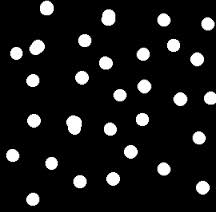
%> input picture morphology/TD3/images/circles.jpg, 216 x 212 px, given in place of circles.png, which was not available
$ octave TD6_correction.m   (GNU Octave 9; MATLAB toolbox functions it lacks are replaced by stand-ins)
%> lines starting %> are read from the running program, lines starting %| are printed output that depends on the picture; in (x1, y1, x2, y2) boxes, pixels count from 0 and x2, y2 are one past the last pixel; in counts of white or black regions, pixels touching at a corner belong together; the program's own positions count from 1; pictures that were not available may be replaced by others from this repository, and a replacement may not be noted
%% Mathematical Morphology - Watershed segmentation
% Assignment 6
%
%  Nom :
%  Prénom :
%
% In this assignment, you will learn about the watershed transformation and
% its applications : separation of overlapping blobs and segmentation.
% You will use the Matlab function 'watershed' which can find the catchment
% basins and watershed lines for any grayscale image.


%% PART 1 - Distance transform and Watershed
%
% Combined with a distance transform, the watershed transformation can help
% separating touching objects. In this part, you will study the 2D
% example provided by Matlab. This example presents the task of separating two
% touching objects in a binary image. Second, you will apply the method to
% separate the touching circles in a binary image.
%
% Links :
%
% * <http://www.mathworks.com http://www.mathworks.fr/company/newsletters/articles/the-watershed-transform-strategies-for-image-segmentation.html>
% * <http://cmm.ensmp.fr/~beucher/wtshed.html>
%
% *Explications du code de l'exemple de matlab*
%
% a) In step b), why is the distance transform applied to the complement of
% the binary image, not to the image ?
%
% Réponse : sinon on calculerait la fonction distance en dehors des objets
%
% b) In step c), why do we complement the image D ?
%
% Réponse : pour que les max de la fonction distance deviennent des min
%
% c) In step c), explain the instruction D(~bw) = -Inf
%
% Réponse :
%
% Le signe ~ correspond à l'opérateur NON logique. Lorsque les
% valeurs sont égales à 0, elles prennent la valeur 1 et sinon, elles
% prennent la valeur 0. Le résultat est une image binaire (logical).
%
% D(~bw) = -Inf : permet de mettre la valeur -Inf au niveau des pixels du
% fond égaux à 0 afin de créer un minimum au niveau du fond et obtenir les
% frontières des objets.

%% 1.1. Segmentation of connected circles
%
% The studied image is a binary image of connected circles.

clear all;
close all;

IBW=imread('circles.png');
%> IBW is the input picture: size 212x216x3 uint8; min 0, max 255, mean 24.4
figure(1), imshow(IBW)

%% 1.2. Segment (and disconnect) the circles using a distance transform
%
% Pour calculer la distance intra-objets, il faut utiliser le
% complementaire de l'image.

D=bwdist(~IBW);
figure(2), imshow(D,[ ]), title('fonction distance')

%%%
% Le fond est à 0, dans les objets, la distance
% augmente lorsque l'on s'éloigne des bords.

D = -D;
imshow(D, [ ]);
% Suppression des minima non significatifs
D=imhmin(D,2);
imshow(D, [ ]);
L = watershed(D);
%> L: size 212x648 uint8; 243 distinct labels, from 0 to 242
imshow(L, [ ]);
% Les points à 0 sont la ligne de partage des eaux, les labels représentent
% les bassins versants.
rgb = label2rgb(L);
figure(3), imshow(rgb), title('Watershed avec les bassins versants')

% Mise à 0 des points de la LPE dans l'image initiale
IBWW=IBW;
IBWW(L==0)=0;
%> IBWW: size 212x216x3 uint8; 0.03% of pixels changed, all inside (x1, y1, x2, y2) = (25, 28, 190, 52)
figure(4),imshow(IBWW);
title('Watershed transform with euclidean distance');

%% 1.3. In this approach, what is the main parameter ?
% Modify it to observe its influence.
%
% Answer :  the distance function

D = bwdist(~IBW,'cityblock');
D = -D;
D=imhmin(D,2);
L = watershed(D);
%> L: size 212x648 uint8; 243 distinct labels, from 0 to 242
IBWW=IBW;
IBWW(L==0)=0;
%> IBWW: size 212x216x3 uint8; 0.03% of pixels changed, all inside (x1, y1, x2, y2) = (25, 29, 190, 52)
figure(5), imshow(IBWW)
title('Watershed transform with cityblock distance')

D = bwdist(~IBW,'chessboard');
D = -D;
D=imhmin(D,2);
L = watershed(D);
%> L: size 212x648 uint8; 243 distinct labels, from 0 to 242
IBWW=IBW;
IBWW(L==0)=0;
%> IBWW: size 212x216x3 uint8; 0.03% of pixels changed, all inside (x1, y1, x2, y2) = (25, 28, 190, 58)
figure(6), imshow(IBWW)
title('Watershed transform with chessboard distance')

D = bwdist(~IBW,'quasi-euclidean');
D = -D;
D=imhmin(D,2);
L = watershed(D);
%> L: size 212x648 uint8; 243 distinct labels, from 0 to 242
IBWW=IBW;
IBWW(L==0)=0;
figure(7), imshow(IBWW)
title('Watershed transform with quasi-euclidean distance')

%%%
% Observations : On note qui'il y a des petites différences dans les résultats en
% fonction de la distance utilisée

%% PART 2 - Minima imposition
% You can emphasize specific minima (dark objects) in an image using the imimposemin function.
% The imimposemin function uses morphological reconstruction to eliminate all minima
% from the image except the minima you specify.
%
% To illustrate the process of imposing a minimum, this code creates a simple image
% containing two primary regional minima and several other regional minima.

clear all;
close all;

mask = uint8(10*ones(10,10));
mask(6:8,6:8) = 2;
mask(2:4,2:4) = 7;
mask(3,3) = 3;
mask(2,9) = 9;
mask(3,8) = 9;
mask(9,2) = 9;
mask(8,3) = 9

figure(1),imagesc(mask),colormap('gray');

%% 2.1. Creating a Marker Image
%
% To obtain an image that emphasizes the two deepest minima and removes all others,
% create a marker image that pinpoints the two minima of interest. You can create
% the marker image by explicitly setting certain pixels to specific values or by
% using other morphological functions to extract the features you want to emphasize
% in the mask image (ultimate erosion, minr, maxr, ..).
%
% -> Propose a method to extract the two deepest minima
%
% This example uses imextendedmin to get a binary image that shows the
% locations of the two deepest minima.

marker = imextendedmin(mask,2)
figure(2),imagesc(marker),colormap('gray');

%% 2.2. Applying the Marker Image to the Mask
%
% a) Now use imimposemin to create new minima in the mask image at the points
% specified by the marker image.
%
% Note how imimposemin sets the values of pixels specified by the marker
% image to the lowest value supported by the datatype (0 for uint8 values).

I = imimposemin(mask,marker)
figure(3),imagesc(I),colormap('gray');

%%%
% b) Comment the result
%
% imimposemin also changes the values of all
% the other pixels in the image to eliminate the other minima.
%
% Remark : you can modify the test image values to understand the method.

%% PART 3 - Marker-controlled Watershed
%
% If the imaging conditions are not optimal or the image is cluttered,
% thresholding does not produce acceptable segmentation.

%% 3.1.Segmentation of vertical stripes
%
% *3.1.1. Open the image 'fabricTexture.jpg' and threshold it.*
clear all;
close all;

I=imread('fabricTexture.jpg');
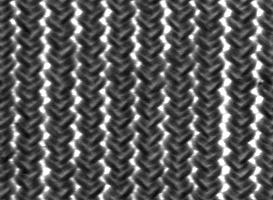
%> input picture morphology/TD6/fabricTexture.jpg, 273 x 200 px
%> I is the input picture: size 200x273x3 uint8; min 0, max 255, mean 90.4
I=rgb2gray(I);
%> I: size 200x273 uint8
figure(1), imshow(I), title('Image originale')


I2=I;
level = graythresh(I);
%> level = 0.525
IBW = im2bw(I,level);
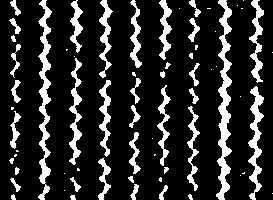
%> IBW: size 200x273 logical; 17.1% white; 66 white regions (26 under 20 px), largest, box (x1, y1, x2, y2) and area: (216, 0, 232, 200) 1473, (38, 0, 52, 200) 1217, (248, 86, 264, 200) 761
figure(2), imshow(IBW), title('Image seuillée')

%%%
% Comment the result : les stripes ne sont pas séparées correctement par seuillage.

%%%
% *3.1.2. Apply a marker-controlled Watershed segmentation to detect
% white vertical stripes.*
%
% The goal is to obtain a result image similar to the given
% fabricTextureSeg.jpg

Ires=imread('fabricTextureSeg.jpg');
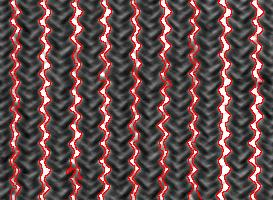
%> input picture morphology/TD6/fabricTextureSeg.jpg, 273 x 200 px
%> Ires is the input picture: size 200x273x3 uint8; mean R, G, B 98.8, 74.8, 74.7
figure(3),imshow(Ires), title('Segmentation à obtenir')

%%%
% Hint : read the Matlab demo : Image Processing-> Image
% Segmentation -> Marker-controlled watershed segmentation.

%%%
% *3.1.2.1. Definition of internal markers*
%
% Objectif : on veut imposer des minima entre les bandes pour que les eaux
% se séparent au niveau des centres des bandes blanches.

Idil=imdilate(I2, strel('rectangle',[40 10]));
figure(4),imshow(Idil),title('Dilatation par un rectangle vertical')

%%%
% On garde comme marqueurs les minimas qui ont une
% amplitude supérieure à 100.

Idilemin = imextendedmin(Idil,100);
%> Idilemin: size 200x273 logical; 36.7% white; 10 white regions, largest, box (x1, y1, x2, y2) and area: (198, 0, 216, 200) 2405, (54, 0, 68, 200) 2336, (114, 0, 129, 200) 2317
figure(5),imshow(Idilemin), title('Marqueurs entre les stripes')

%%%
% Ces minima régionaux nous servent de marqueurs pour la ligne de partage des eaux.
% Remarque si on prend un seuil trop bas --> on va récupérer des minima
% régionaux, qui correspondent à des petites zones du fond des vallées.


%%%
% *3.1.2.2. Definition of external markers*
%
% External markers are obtained through a watershed on the original image
% after minima imposition with internal markers.

L=watershed(imimposemin(I2,Idilemin));
%> L: size 200x273 uint8; 11 distinct labels, from 0 to 10
figure(6), imshow(L==0), title('Marqueurs sur les stripes')

%%%
% Fusion des 2 ensembles de marqueurs

marker=(L==0) | Idilemin;
figure(7), imshow(marker), title('Marqueurs fusionnés');

%%%
% *3.1.2.3. Watersehd segmentation*
%
% Calcul du gradient morphologique

el=strel('disk',1);
grad=imdilate(I2,el)-imerode(I2,el);
figure(8), imshow(grad), title('Gradient morphologique');

%%%
% Watershed final sur le gradient en imposant les min à partir des
% marqueurs internes et externes fusionnés

L2=watershed(imimposemin(grad,marker));
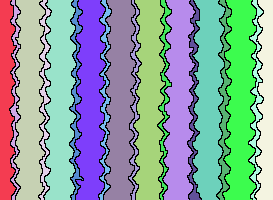
%> L2: size 200x273 uint8; 20 distinct labels, from 0 to 19; one colour per label, 0 black
figure(9), imshow(L2==0), title('LPE sur le gradient avec marqueurs')

% Mise à 0 des points détectés
I(L2==0)=0;

% modification de la lut
map=gray(256);
map(1,:)=[1 0 0];

figure(10)
imshow(I), title('Segmentation finale')
colormap(map)


%% 3.2. Segmentation of the beef image
%
% *3.2.1. Open the image 'boeuf.jpg'*

clear all
close all
I=rgb2gray(imread('boeuf.jpg'));
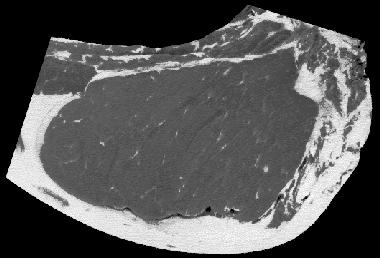
%> input picture morphology/TD6/boeuf.jpg, 380 x 258 px
%> I: size 258x380 uint8; min 0, max 255, mean 85.3
figure(1), imshow(I), title('Image initiale')

level = graythresh(I);
%> level = 0.514
IBW1 = im2bw(I,level);
%> IBW1: size 258x380 logical; 20.8% white; 128 white regions (107 under 20 px), largest, box (x1, y1, x2, y2) and area: (6, 27, 372, 254) 16462, (85, 53, 266, 91) 943, (294, 50, 330, 104) 888
figure(2), imshow(IBW1), title('Image seuillée')

%%%
% Comment the result : impossible de détecter la zone centrale.

%%%
% *3.2.2. Apply a marker-controlled Watershed segmentation to detect
% the steak.*
%
% The goal is to obtain a result image similar to the
% given boeufSeg.jpg

Ires=imread('boeufSeg.jpg');
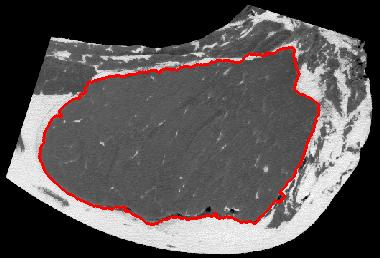
%> input picture morphology/TD6/boeufSeg.jpg, 380 x 258 px
%> Ires is the input picture: size 258x380x3 uint8; mean R, G, B 87.7, 82.2, 82.1
figure(3),imshow(Ires), title('Segmentation à obtenir')

%%%
% *3.2.2.1. Definition of internal markers*
%
% Le principe est de segmenter grossièrement l'image et de garder une zone
% centrale servant de marqueur.

% Segmentation de l'image
IBW = im2bw(I,0.1); % avec 0.01, on voit du bruit autour du contour, 0.1 OK
%> IBW: size 258x380 logical; 68.4% white; 17 black regions (16 under 20 px), largest, box (x1, y1, x2, y2) and area: (0, 0, 380, 258) 30932
figure(4);imshow(IBW), title('Pré-segmentation')

IBWcl = imclose(IBW,strel('disk',3));
%> IBWcl: size 258x380 logical; 68.6% white; 1 black region, box (x1, y1, x2, y2) and area: (0, 0, 380, 258) 30823
figure(5);imshow(IBWcl), title('Fermeture')

IBWint = imerode(IBWcl,strel('disk',80));
%> IBWint: size 258x380 logical; 9% white; 1 white region, box (x1, y1, x2, y2) and area: (101, 93, 293, 175) 8786
figure(6);imshow(IBWint), title('Erosion pour garder le centre');

%%%
% *3.2.2.2. Definition of external markers*
%
% On commence par détecter un marqueur des bords externes qui est assez
% éloigné de la zone à segmenter. Pour mieux positionner le contours lors
% de la segmentation finale, on réalise une segmentation fine des zones
% externes par une première LPE sur l'image originale.

IBWbord = IBWcl-imerode(IBWcl,strel('disk',13));
%> IBWbord: size 258x380 double; values 0 (black) and 1 (white), 12.2% white; 2 white regions (1 under 20 px), largest, box (x1, y1, x2, y2) and area: (4, 5, 373, 254) 12006
figure(7);imshow(IBWbord), title('Marqueurs bord externe')

% Marqueurs plus précis obtenus par une LPE sur l'image originale
IBWext = watershed(imimposemin(I,IBWint+IBWbord))==0;
%> IBWext: size 258x380 logical; 1.5% white in thin lines or dots, all inside (x1, y1, x2, y2) = (0, 43, 341, 258)
figure(8);imshow(IBWext), title('Marqueurs externes précis')

% Marqueurs fusionnés
Imarker=IBWint | IBWext;
%> Imarker: size 258x380 logical; 10.4% white; 3 white regions, box (x1, y1, x2, y2) and area: (101, 93, 293, 175) 8786, (26, 43, 341, 239) 1238, (0, 204, 50, 258) 184
figure(9);imshow(Imarker), title('Marqueurs fusionnés')

%%%
% *3.2.2.3. Watersehd segmentation*
%
% Calcul de l'image de gradient morphologique
%
% Observe the gradient image. The contour is not closed !! It's possible to
% filter the image to improve its content.

% Pre-processing : on enlève les filaments gris trop petits
I2=imclose(I,strel('disk',4));

% Morphological gradient (on peut utiliser aussi les autres gradients
% morphologiques)
Gmag1=imdilate(I2,strel('disk',2))-I2;
figure(10);imshow(Gmag1,[]), title('Morphological gradient');

% Linear gradient par filtre de sobel
h=fspecial('sobel');
gx=imfilter( double(I2), h , 'replicate' );
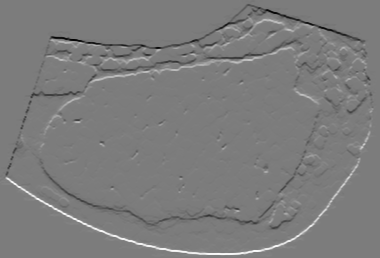
%> gx: size 258x380 double; min -909, max 950, mean 0; drawn with min black and max white
gy=imfilter( double(I2), h' , 'replicate' );
Gmag2=sqrt(gx.^2 + gy.^2);
figure(11);imshow(Gmag2,[]), title('Linear gradient');

% Watershed segmentation for the two gradient with imposed marker image
L1=watershed(imimposemin(Gmag1,Imarker));
L2=watershed(imimposemin(Gmag2,Imarker));

% Watershed plotted on the original image
IF1=I-1;
IF1(L1==0)=255;
IF2=I-1;
IF2(L2==0)=255;

% Modification de la lut
map=gray(256);
map(256,:)=[1 0 0];

figure(12)
imshow(IF1), title('Watershed with morphological gradient');
colormap(map)

figure(13)
imshow(IF2), title('Watershed with linear gradient');
colormap(map)

%%%
% Remarques : le gradient linéaire donne un résultat plus précis. Le
% prétraitement par fermeture permet de supprimer la zone protubérante en
% bas à droite. La taille optimale pour la fermeture est de 4. Une valeur
% plus élevée supprime des parties à segmenter.
